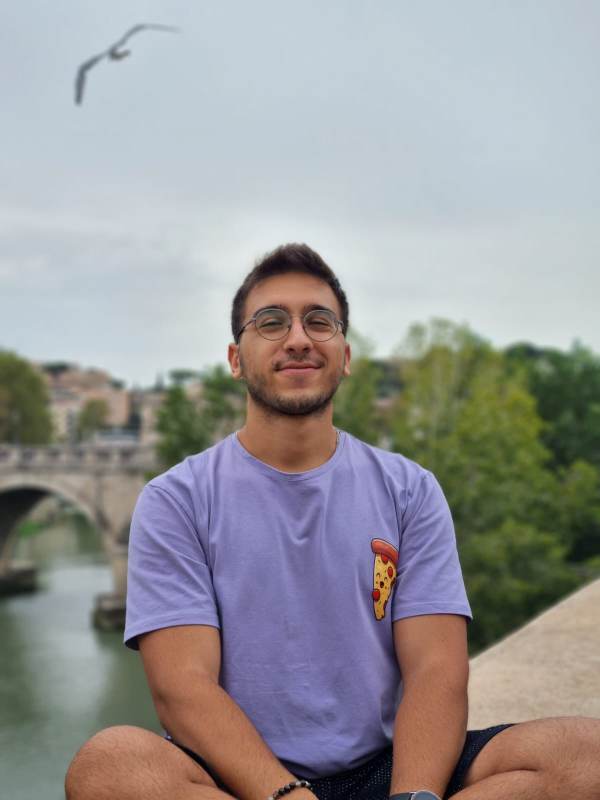
#> input picture pp-2.jpg, 1200 x 1600 px (shown at 1/2 size)
$ jupyter execute face-detection-from-photo.ipynb
#> lines starting #> are read from the running program, lines starting #| are printed output that depends on the picture; after the words box and inside, x2 and y2 are one past the last pixel; in counts of white or black regions, pixels touching at a corner belong together
[cell 1]
import cv2
import matplotlib.pyplot as plt

[cell 2]
imagePath = "pp-2.jpg"
img = cv2.imread(imagePath)
#> img is the input picture: shape (1600, 1200, 3); mean B, G, R 151.9, 150.8, 152

[cell 3]
img.shape
#> Out = (1600, 1200, 3)

[cell 4]
grayImage = cv2.cvtColor(img, cv2.COLOR_BGR2GRAY)
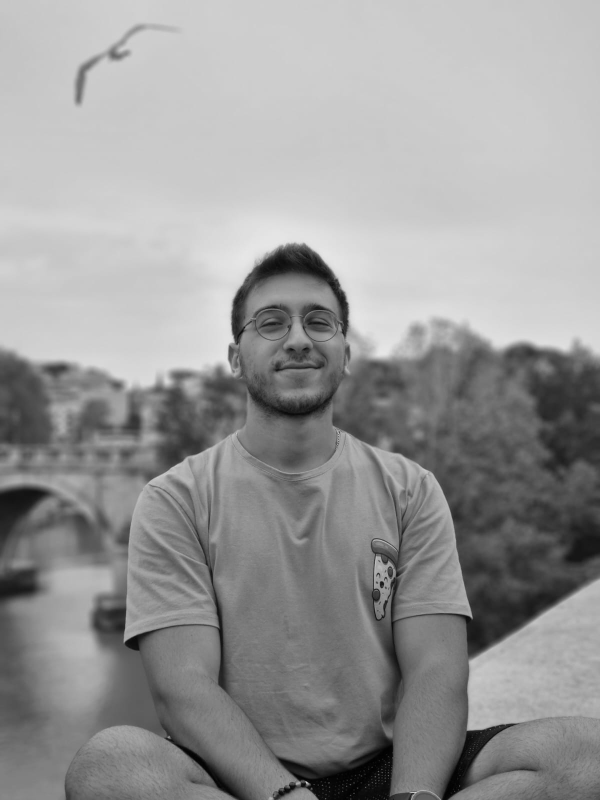
#> grayImage: shape (1600, 1200) (shown at 1/2 size); min 0, max 232, mean 151.3

[cell 5]
grayImage.shape
#> Out = (1600, 1200)

[cell 6]
plt.figure(figsize=(20, 10))
plt.imshow(grayImage, cmap='gray')
plt.axis('off')

[cell 7]
faceClassifier = cv2.CascadeClassifier(
    cv2.data.haarcascades+ 'haarcascade_frontalface_default.xml'
)

[cell 8]
face = faceClassifier.detectMultiScale(
    grayImage, scaleFactor=1.2, minNeighbors=6, minSize=(20, 20)
)
#> face = [[461, 539, 263, 263]]

[cell 9]
for (x, y, w, h) in face:
    cv2.rectangle(img, (x, y), (x + w, y + h), (50, 210, 250), 6)
#> this loop made 1 pass
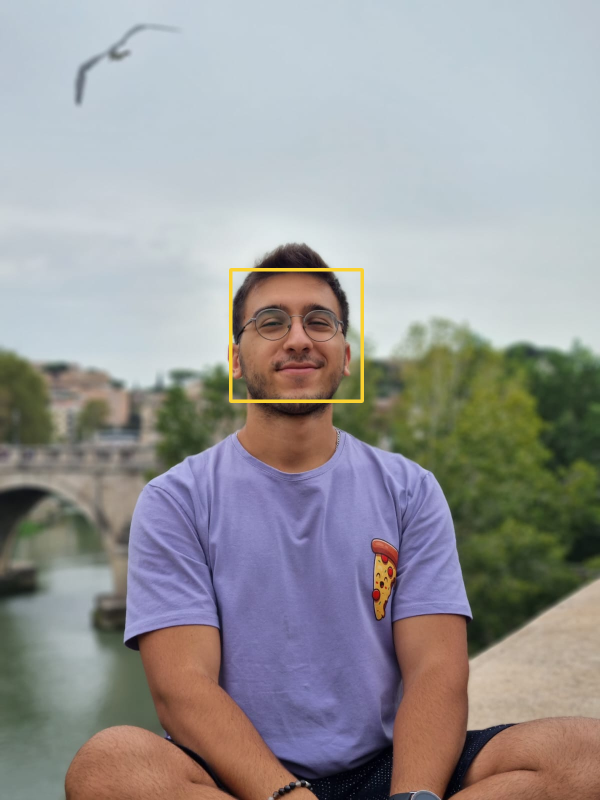
#> img: shape (1600, 1200, 3) (shown at 1/2 size); 0.38% of pixels changed, all inside (x1, y1, x2, y2) = (458, 536, 728, 806)

[cell 10]
img_rgb = cv2.cvtColor(img, cv2.COLOR_BGR2RGB)
